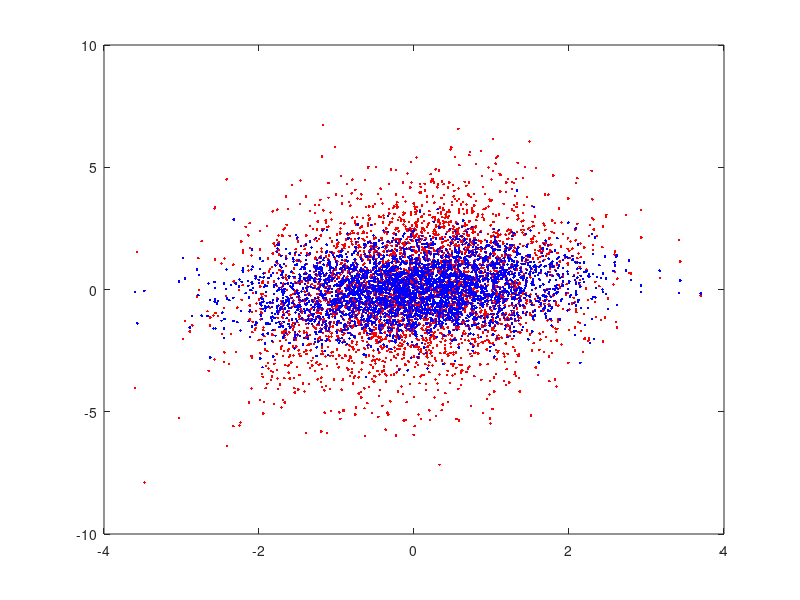

This figure's MATLAB source:
%%

N = 3512
FRACTION = .2
gainfactor = 2
Offset = 0; % just to get positive mu-values

% normal distributions, mu = growth rate; Y and C are fluor signals
muRnd       = randn(N,1)+Offset;
yrndpart    = randn(N,1)+Offset; % intrinsic noise in Y
crndpart    = randn(N,1)+Offset; % intrinsic noise in C

% 
YFPrnd = gainfactor.* (FRACTION .* muRnd + sqrt(1-FRACTION^2) .* yrndpart);
CFPrnd =               FRACTION .* muRnd + sqrt(1-FRACTION^2) .* crndpart;

%YFPrnd=0.2535*muRnd+sqrt(1-0.2535^2)*yrndpart;
%CFPrnd=0.1520*muRnd+0.6*yrndpart+(1-0.6^2-0.152^2)*crndpart;

figure(1); clf;
plot(muRnd, YFPrnd, '.r')
hold on;
plot(muRnd, CFPrnd, '.b')

% Note that there is no time component in this data, so we cannot make
% cross correlation functions.
% Only the correlation coefficient can be measured.

RmuY = corr(muRnd,YFPrnd)
RmuC = corr(muRnd,CFPrnd)

% Note that Noreen has sent me two websites with two nice explanations when
% the slope indeed is the same as the cov, and when not.
%
% - http://stats.stackexchange.com/questions/22718/what-is-the-difference-between-linear-regression-on-y-with-x-and-x-with-y/22721#22721
% - http://stats.stackexchange.com/questions/32464/how-does-the-correlation-coefficient-differ-from-regression-slope

%%

%{

muRnd=randn(N,1);
yrndpart=randn(N,1);
crndpart=randn(N,1);
%YFPrnd=0.2535*muRnd+sqrt(1-0.2535^2)*yrndpart;
%CFPrnd=0.1520*muRnd+0.6*yrndpart+(1-0.6^2-0.152^2)*crndpart;
YFPrnd02=FRACTION*muRnd+sqrt(1-FRACTION^2)*yrndpart;
CFPrnd02=FRACTION*muRnd+sqrt(1-FRACTION^2)*crndpart;

muRnd=randn(3512,1);
yrndpart=randn(3512,1);
crndpart=randn(3512,1);
%YFPrnd=0.2535*muRnd+sqrt(1-0.2535^2)*yrndpart;
%CFPrnd=0.1520*muRnd+0.6*yrndpart+(1-0.6^2-0.152^2)*crndpart;
YFPrnd02=0.2*muRnd+sqrt(1-0.2^2)*yrndpart;
CFPrnd02=0.2*muRnd+sqrt(1-0.2^2)*crndpart;

%}

